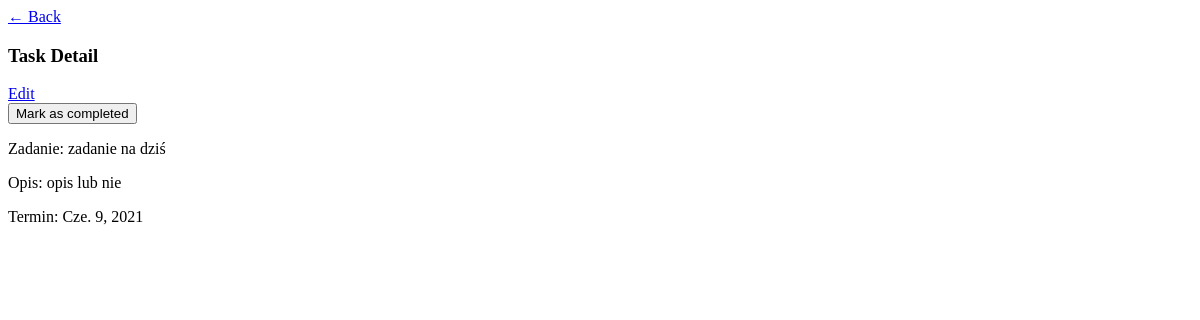
The app's page /task/6/ (signed in), older data.
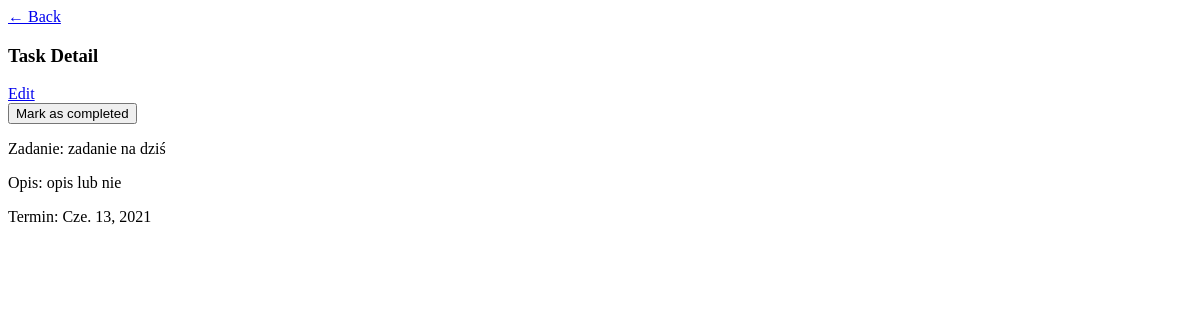
The same page, newer data.
### base/models.py (models this page shows, shortened)
class Task(models.Model):
    user = models.ForeignKey(User, on_delete=models.CASCADE, null=True, blank=True)
    title = models.CharField(max_length=200)
    description = models.TextField(null=True, blank=True)
    completed = models.BooleanField(default=False)
    created = models.DateTimeField(auto_now_add=True)
    due_date = models.DateField(default=date.today, null=True, blank=True)
    completed_date = models.DateTimeField(null=True, blank=True)

### base/views.py (the view, shortened to what this page needs)
# urls.py: path('task/<int:pk>/', TaskDetail.as_view(), name='task-detail'),
class TaskDetail(LoginRequiredMixin, DetailView):
    model = Task
    context_object_name = 'task'
    fields = '__all__'

### base/templates/base/task_detail.html (shortened to what this page needs)
{% extends 'base/main.html' %}
{% block content %}
<div>
    <a href="{% url 'tasks' %}">&#8592; Back</a>
</div>
<div>
    <h3>Task Detail</h3>
    <a href="{% url 'task-update' task.id %}">Edit</a>
    <div>
        <form method="post" action="{% url 'complete' task.pk %}">
            <button type="submit">{% if task.complete %}Mark as uncompleted{% else %}Mark as completed{% endif %}</button>
        </form>
        <div>
            <p>Zadanie: {{task.title}}</p>
        </div>
        <div>
            <p>Opis: {{task.description}}</p>
        </div>
        <div>
            <p>Termin: {{task.due_date}}</p>
        </div>
    </div>
</div>
{% endblock content %}

### base/templates/base/main.html (shortened to what this page needs)
<!DOCTYPE html>
{% load static %}
<html>
    <head>
    </head>
    <body>
        <div>
            {% block content %}
            {% endblock content %}
        </div>
    </body>
</html>

Row changes from the older to the newer data that the page shows:
changed Task "zadanie na dziś": due_date "Cze. 9, 2021" → "Cze. 13, 2021"
